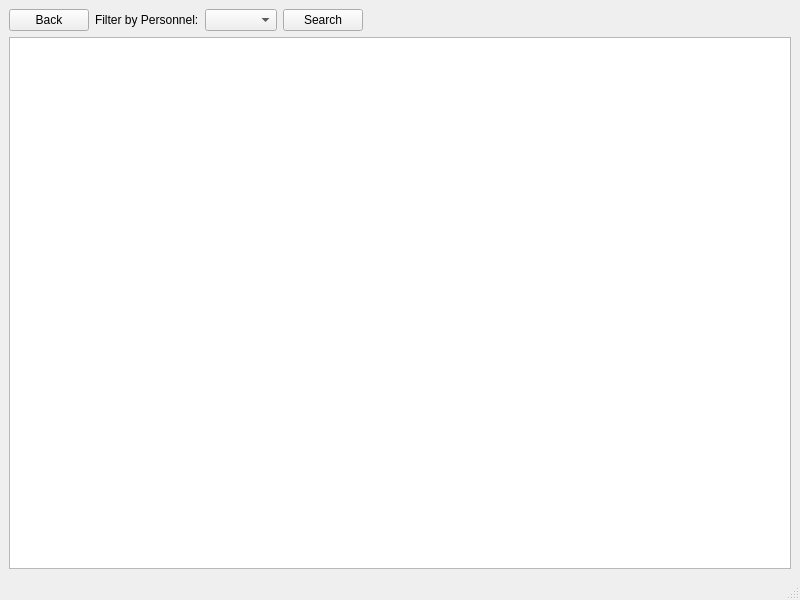
<?xml version="1.0" encoding="UTF-8"?>
<ui version="4.0">
 <class>WorkExperienceReportWindow</class>
 <widget class="QMainWindow" name="WorkExperienceReportWindow">
  <property name="geometry">
   <rect>
    <x>0</x>
    <y>0</y>
    <width>800</width>
    <height>600</height>
   </rect>
  </property>
  <property name="windowTitle">
   <string>Отчет по опыту работы</string>
  </property>
  <widget class="QWidget" name="centralwidget">
   <layout class="QVBoxLayout" name="verticalLayout">
    <item>
     <layout class="QHBoxLayout" name="horizontalLayout">
      <item>
       <widget class="QPushButton" name="btnBack">
        <property name="maximumSize">
         <size>
          <width>100</width>
          <height>16777215</height>
         </size>
        </property>
        <property name="text">
         <string>Back</string>
        </property>
       </widget>
      </item>
      <item>
       <widget class="QLabel" name="label">
        <property name="text">
         <string>Filter by Personnel:</string>
        </property>
       </widget>
      </item>
      <item>
       <widget class="QComboBox" name="cbPersonnel"/>
      </item>
      <item>
       <widget class="QPushButton" name="btnSearch">
        <property name="text">
         <string>Search</string>
        </property>
       </widget>
      </item>
      <item>
       <spacer name="horizontalSpacer">
        <property name="orientation">
         <enum>Qt::Horizontal</enum>
        </property>
        <property name="sizeHint" stdset="0">
         <size>
          <width>40</width>
          <height>20</height>
         </size>
        </property>
       </spacer>
      </item>
     </layout>
    </item>
    <item>
     <widget class="QTableWidget" name="tableWidget"/>
    </item>
   </layout>
  </widget>
  <widget class="QMenuBar" name="menubar"/>
  <widget class="QStatusBar" name="statusbar"/>
 </widget>
 <resources/>
 <connections/>
</ui>
